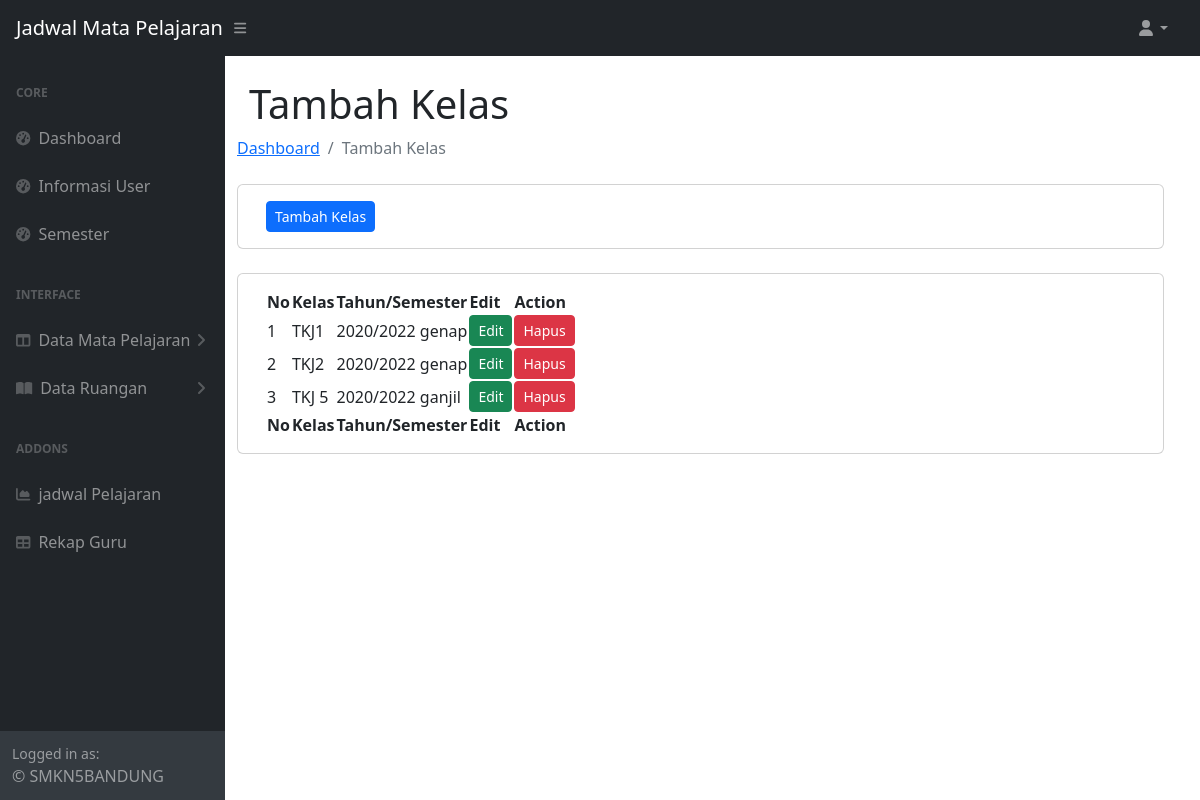
The app's page /menu_kelas.php (signed in) with its own data.
### tables this page shows
CREATE TABLE `kelas` (
  `id_kelas` int(11) NOT NULL,
  `kelas` varchar(30) NOT NULL,
  `id_semester` int(11) NOT NULL
);

CREATE TABLE `semester` (
  `id_semester` int(11) NOT NULL,
  `tahun` varchar(30) NOT NULL,
  `semester` enum('ganjil','genap','','') NOT NULL,
  `status` enum('0','1','','') NOT NULL
);

### menu_kelas.php (the view, shortened to what this page needs)
<?php
$level = $_SESSION['level'];
if($level == 1) { include "template/navigasi_admin.php"; }
?>
<!DOCTYPE html>
<html lang="en">
    <head>
    </head>
    <body>
    <div id="layoutSidenav_content">
        <main>
        <div class="container-fluid px-4">
        <div class="content">
                    <div class="col-md-12 row">
                        <h1 class="mt-4">Tambah Kelas</h1>
                        <ol class="breadcrumb mb-4">
                            <li class="breadcrumb-item"><a href="index.php">Dashboard</a></li>
                            <li class="breadcrumb-item active">Tambah Kelas</li>
                        </ol>
                        <div class="card mb-4">
                            <div class="card-body">
                                <a href="tambah_kelas.php" class="btn btn-primary btn-sm"> Tambah Kelas</a>
                            </div>
                        </div>
                        <div class="card mb-4">
                            <div class="card-body">
                                <table id="datatablesSimple">
                                    <thead>
                                        <tr>
                                            <th>No</th>
                                            <th>Kelas</th>
                                            <th>Tahun/Semester</th>
                                            <th>Edit</th>
                                            <th>Action</th>
                                        </tr>
                                    </thead>
                                    <tfoot>
                                        <tr>
                                            <th>No</th>
                                            <th>Kelas</th>
                                            <th>Tahun/Semester</th>
                                            <th>Edit</th>
                                            <th>Action</th>
                                        </tr>
                                    </tfoot>
                                    <tbody>
                                        <?php
                                            $koneksi = mysqli_connect("localhost", "root", "", "jadwal");
                                            $no = 1;
                                            $select         = "select * from kelas join semester on semester.id_semester = kelas.id_semester";
                                            $select         = mysqli_query($koneksi, $select);
                                            while($data= mysqli_fetch_array($select)){
                                        ?>
                                        <tr>
                                                <td><?php echo $no++; ?></td>
                                                <td><?php echo $data['kelas']; ?></td>
                                                <td><?php echo $data['tahun'].' '.$data['semester']; ?></td>
                                                <td>
                                                    <a class="btn btn-success btn-sm" href="edit_kelas.php?id=<?= $data['id_kelas']; ?>"> Edit</a>
                                                </td>
                                                <td>
                                                    <a class="btn btn-danger btn-sm" href="hapus_kelas.php?id_kelas=<?php echo $data['id_kelas']; ?>"> Hapus</a>
                                                </td>
                                        </tr>
                                        <?php } ?>
                                    </tbody>
                                </table>
                            </div>
                        </div>
                    </div>
                    </div>
            </div>
        </div>
    </body>
</html>

### template/navigasi_admin.php (style rules this page uses)
.card { background-color:white !important; }
.card-body { background-color:white !important; }

### records on screen
kelas: kelas "TKJ1", id_semester.tahun "2020/2022", id_semester.semester "genap"
kelas: kelas "TKJ2", id_semester.tahun "2020/2022", id_semester.semester "genap"
kelas: kelas "TKJ 5", id_semester.tahun "2020/2022", id_semester.semester "ganjil"
